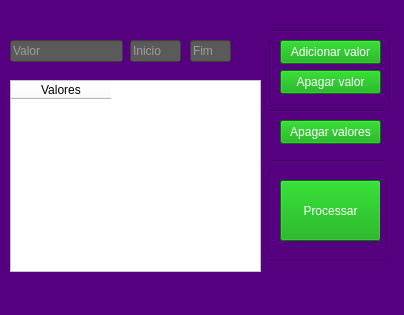
<?xml version="1.0" encoding="UTF-8"?>
<ui version="4.0">
 <class>Form</class>
 <widget class="QWidget" name="Form">
  <property name="geometry">
   <rect>
    <x>0</x>
    <y>0</y>
    <width>404</width>
    <height>315</height>
   </rect>
  </property>
  <property name="windowTitle">
   <string>Form</string>
  </property>
  <property name="styleSheet">
   <string notr="true">background-color: rgb(85, 0, 127);</string>
  </property>
  <widget class="QPushButton" name="btn_add_valor">
   <property name="geometry">
    <rect>
     <x>280</x>
     <y>40</y>
     <width>101</width>
     <height>24</height>
    </rect>
   </property>
   <property name="styleSheet">
    <string notr="true">background-color: rgb(0, 163, 0);
color: rgb(255, 255, 255);


text-align: center;
display: inline-block;
font-size: 12px;
box-shadow: 0 8px 16px 0 rgba(0,0,0,0.2), 0 6px 20px 0 rgba(0,0,0,0.19);</string>
   </property>
   <property name="text">
    <string>Adicionar valor</string>
   </property>
  </widget>
  <widget class="QLineEdit" name="ln_valor">
   <property name="geometry">
    <rect>
     <x>10</x>
     <y>40</y>
     <width>113</width>
     <height>22</height>
    </rect>
   </property>
   <property name="styleSheet">
    <string notr="true">background-color: rgb(90, 90, 90);
color: rgb(223, 223, 223);</string>
   </property>
   <property name="placeholderText">
    <string>Valor</string>
   </property>
  </widget>
  <widget class="QLineEdit" name="ln_inicio">
   <property name="geometry">
    <rect>
     <x>130</x>
     <y>40</y>
     <width>51</width>
     <height>22</height>
    </rect>
   </property>
   <property name="styleSheet">
    <string notr="true">background-color: rgb(90, 90, 90);
color: rgb(223, 223, 223);</string>
   </property>
   <property name="placeholderText">
    <string>Inicio</string>
   </property>
  </widget>
  <widget class="QLineEdit" name="ln_fim">
   <property name="geometry">
    <rect>
     <x>190</x>
     <y>40</y>
     <width>41</width>
     <height>22</height>
    </rect>
   </property>
   <property name="styleSheet">
    <string notr="true">background-color: rgb(90, 90, 90);
color: rgb(223, 223, 223);</string>
   </property>
   <property name="placeholderText">
    <string>Fim</string>
   </property>
  </widget>
  <widget class="QPushButton" name="btn_processar">
   <property name="geometry">
    <rect>
     <x>280</x>
     <y>180</y>
     <width>101</width>
     <height>61</height>
    </rect>
   </property>
   <property name="styleSheet">
    <string notr="true">background-color: rgb(0, 163, 0);
color: rgb(255, 255, 255);


text-align: center;
display: inline-block;
font-size: 12px;
box-shadow: 0 8px 16px 0 rgba(0,0,0,0.2), 0 6px 20px 0 rgba(0,0,0,0.19);</string>
   </property>
   <property name="text">
    <string>Processar</string>
   </property>
   <property name="icon">
    <iconset>
     <normaloff>../img/folder.ico</normaloff>../img/folder.ico</iconset>
   </property>
  </widget>
  <widget class="QLabel" name="msg_erro">
   <property name="geometry">
    <rect>
     <x>10</x>
     <y>290</y>
     <width>381</width>
     <height>16</height>
    </rect>
   </property>
   <property name="styleSheet">
    <string notr="true">color: rgb(231, 0, 0);</string>
   </property>
   <property name="text">
    <string/>
   </property>
  </widget>
  <widget class="QPushButton" name="btn_apagar_valor">
   <property name="geometry">
    <rect>
     <x>280</x>
     <y>70</y>
     <width>101</width>
     <height>24</height>
    </rect>
   </property>
   <property name="styleSheet">
    <string notr="true">background-color: rgb(0, 163, 0);
color: rgb(255, 255, 255);


text-align: center;
display: inline-block;
font-size: 12px;
box-shadow: 0 8px 16px 0 rgba(0,0,0,0.2), 0 6px 20px 0 rgba(0,0,0,0.19);</string>
   </property>
   <property name="text">
    <string>Apagar valor</string>
   </property>
  </widget>
  <widget class="QTableWidget" name="tv_valores">
   <property name="geometry">
    <rect>
     <x>10</x>
     <y>80</y>
     <width>251</width>
     <height>192</height>
    </rect>
   </property>
   <property name="styleSheet">
    <string notr="true">background-color: rgb(255, 255, 255);
color: rgb(0, 0, 0);</string>
   </property>
   <column>
    <property name="text">
     <string notr="true">Valores</string>
    </property>
   </column>
  </widget>
  <widget class="QPushButton" name="btn_apagar_valores">
   <property name="geometry">
    <rect>
     <x>280</x>
     <y>120</y>
     <width>101</width>
     <height>24</height>
    </rect>
   </property>
   <property name="styleSheet">
    <string notr="true">background-color: rgb(0, 163, 0);
color: rgb(255, 255, 255);


text-align: center;
display: inline-block;
font-size: 12px;
box-shadow: 0 8px 16px 0 rgba(0,0,0,0.2), 0 6px 20px 0 rgba(0,0,0,0.19);</string>
   </property>
   <property name="text">
    <string>Apagar valores</string>
   </property>
  </widget>
  <widget class="Line" name="line">
   <property name="geometry">
    <rect>
     <x>270</x>
     <y>160</y>
     <width>118</width>
     <height>3</height>
    </rect>
   </property>
   <property name="orientation">
    <enum>Qt::Horizontal</enum>
   </property>
  </widget>
  <widget class="Line" name="line_2">
   <property name="geometry">
    <rect>
     <x>270</x>
     <y>110</y>
     <width>118</width>
     <height>3</height>
    </rect>
   </property>
   <property name="orientation">
    <enum>Qt::Horizontal</enum>
   </property>
  </widget>
  <widget class="Line" name="line_3">
   <property name="geometry">
    <rect>
     <x>270</x>
     <y>30</y>
     <width>118</width>
     <height>3</height>
    </rect>
   </property>
   <property name="orientation">
    <enum>Qt::Horizontal</enum>
   </property>
  </widget>
  <widget class="Line" name="line_4">
   <property name="geometry">
    <rect>
     <x>270</x>
     <y>40</y>
     <width>3</width>
     <height>61</height>
    </rect>
   </property>
   <property name="orientation">
    <enum>Qt::Vertical</enum>
   </property>
  </widget>
  <widget class="Line" name="line_5">
   <property name="geometry">
    <rect>
     <x>390</x>
     <y>40</y>
     <width>3</width>
     <height>61</height>
    </rect>
   </property>
   <property name="orientation">
    <enum>Qt::Vertical</enum>
   </property>
  </widget>
  <widget class="Line" name="line_6">
   <property name="geometry">
    <rect>
     <x>270</x>
     <y>260</y>
     <width>118</width>
     <height>3</height>
    </rect>
   </property>
   <property name="orientation">
    <enum>Qt::Horizontal</enum>
   </property>
  </widget>
  <widget class="Line" name="line_8">
   <property name="geometry">
    <rect>
     <x>380</x>
     <y>170</y>
     <width>16</width>
     <height>81</height>
    </rect>
   </property>
   <property name="orientation">
    <enum>Qt::Vertical</enum>
   </property>
  </widget>
  <widget class="Line" name="line_9">
   <property name="geometry">
    <rect>
     <x>260</x>
     <y>170</y>
     <width>20</width>
     <height>81</height>
    </rect>
   </property>
   <property name="orientation">
    <enum>Qt::Vertical</enum>
   </property>
  </widget>
  <zorder>line_9</zorder>
  <zorder>btn_add_valor</zorder>
  <zorder>ln_valor</zorder>
  <zorder>ln_inicio</zorder>
  <zorder>ln_fim</zorder>
  <zorder>btn_processar</zorder>
  <zorder>msg_erro</zorder>
  <zorder>btn_apagar_valor</zorder>
  <zorder>tv_valores</zorder>
  <zorder>btn_apagar_valores</zorder>
  <zorder>line</zorder>
  <zorder>line_2</zorder>
  <zorder>line_3</zorder>
  <zorder>line_4</zorder>
  <zorder>line_5</zorder>
  <zorder>line_6</zorder>
  <zorder>line_8</zorder>
 </widget>
 <tabstops>
  <tabstop>ln_valor</tabstop>
  <tabstop>ln_inicio</tabstop>
  <tabstop>ln_fim</tabstop>
  <tabstop>btn_add_valor</tabstop>
  <tabstop>btn_processar</tabstop>
  <tabstop>btn_apagar_valor</tabstop>
  <tabstop>tv_valores</tabstop>
 </tabstops>
 <resources/>
 <connections/>
</ui>
